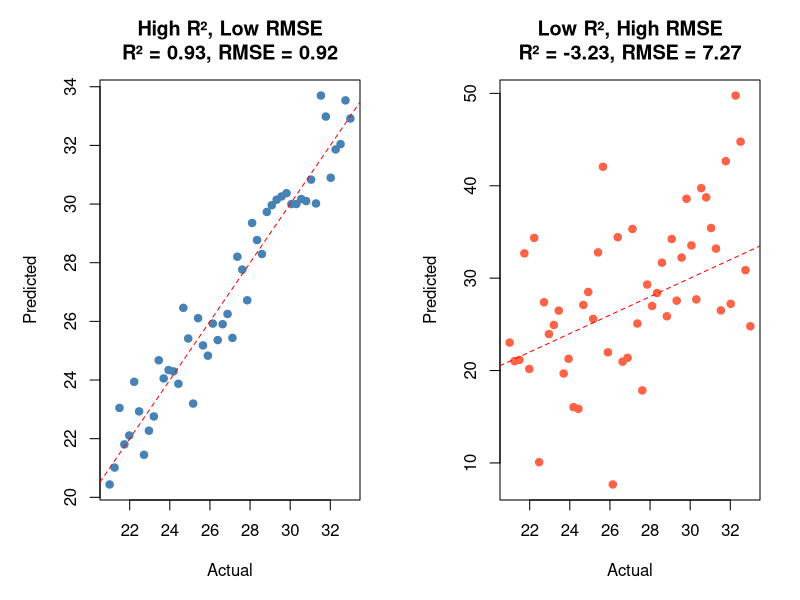
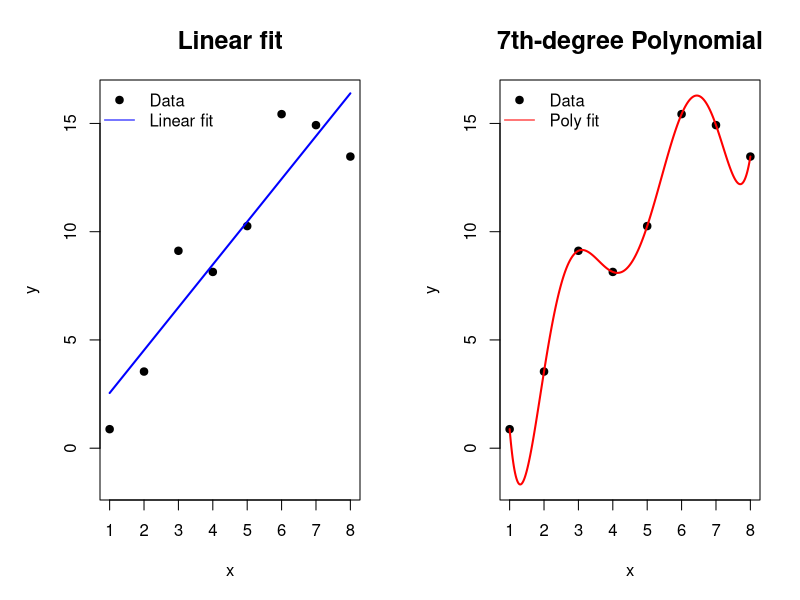
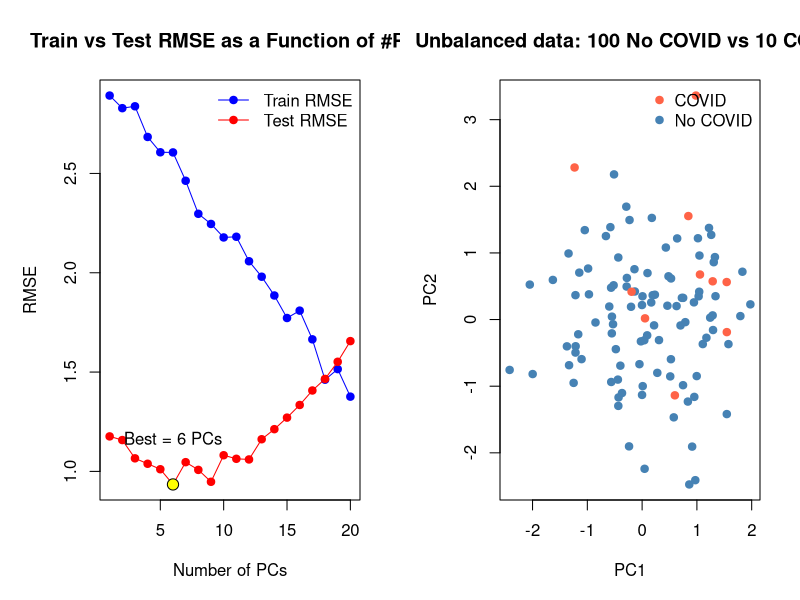

Source code (R) for these figures, in order:
## ---- chunk 1
set.seed(123)

# --- Synthetic data for illustration ---
n <- 50
x <- seq(20, 35, length.out = n)

# High R² / Low RMSE
y_true1 <- 0.8 * x + 5
y_pred1 <- y_true1 + rnorm(n, sd = 1)  # small noise

# Low R² / High RMSE
y_true2 <- 0.8 * x + 5
y_pred2 <- y_true2 + rnorm(n, sd = 8)  # large noise

# Function to compute R² and RMSE
metrics <- function(y, yhat) {
  r2 <- 1 - sum((y - yhat)^2) / sum((y - mean(y))^2)
  rmse <- sqrt(mean((y - yhat)^2))
  list(R2 = r2, RMSE = rmse)
}

m1 <- metrics(y_true1, y_pred1)
m2 <- metrics(y_true2, y_pred2)

# --- Plot side-by-side ---
par(mfrow = c(1,2), mar = c(5,5,4,2))


# Good fit
plot(y_true1, y_pred1, pch = 19, col = "steelblue",
     xlab = "Actual", ylab = "Predicted",
     main = sprintf("High R², Low RMSE\nR² = %.2f, RMSE = %.2f", m1$R2, m1$RMSE))
abline(0,1,lty=2,col="red")

# Poor fit
plot(y_true2, y_pred2, pch = 19, col = "tomato",
     xlab = "Actual", ylab = "Predicted",
     main = sprintf("Low R², High RMSE\nR² = %.2f, RMSE = %.2f", m2$R2, m2$RMSE))
abline(0,1,lty=2,col="red")
#png("my_plot.png", width = 800, height = 600, units = "px")
## ---- chunk 2

set.seed(123)

# --- Simulate 8 points with positive correlation ---
x <- 1:8
y <- 2*x + rnorm(8, sd = 2)   # line with some noise

# --- Linear model (sensible) ---
fit_lin <- lm(y ~ x)

# --- 7th-degree polynomial (dangerous overfit with 8 points) ---
fit_poly <- lm(y ~ poly(x, 7, raw = TRUE))

# --- Predictions for smooth curve ---
xx <- seq(min(x), max(x), length.out = 400)
yy_lin  <- predict(fit_lin,  newdata = data.frame(x = xx))
yy_poly <- predict(fit_poly, newdata = data.frame(x = xx))

# --- Wider plot: adjust device size ---
# In RMarkdown/knitr you can set fig.width = 12, fig.height = 5
# Or just use quartz(width=12,height=5) / windows() / x11() in base R
par(mfrow = c(1,2), mar = c(5,5,4,2))

# Linear fit
plot(x, y, pch = 19, col = "black", main = "Linear fit",
     xlab = "x", ylab = "y", cex.main=1.5, ylim = range(c(y, yy_poly)))
lines(xx, yy_lin, col = "blue", lwd = 2)
legend("topleft", legend = c("Data", "Linear fit"),
       pch = c(19, NA), lty = c(NA,1),
       col = c("black", "blue"), bty = "n")

# Polynomial fit
plot(x, y, pch = 19, col = "black", main = "7th-degree Polynomial",
     xlab = "x", ylab = "y", cex.main=1.5, ylim = range(c(y, yy_poly)))
lines(xx, yy_poly, col = "red", lwd = 2)
legend("topleft", legend = c("Data", "Poly fit"),
       pch = c(19, NA), lty = c(NA,1),
       col = c("black", "red"), bty = "n")

## ---- chunk 3
set.seed(123)

# Simulate "idealized" RMSE curves for training and test
pcs <- 1:20

# Training RMSE: always decreases with more PCs
train_rmse <- 3 - 0.08*pcs + rnorm(length(pcs), sd = 0.05)
train_rmse[train_rmse < 0.5] <- 0.5  # floor

# Test RMSE: U-shaped (bias high with few PCs, variance high with too many)
test_rmse <- 1 + 0.3*(pcs-8)^2/64 + rnorm(length(pcs), sd = 0.05)

# --- Plot ---
plot(pcs, train_rmse, type = "o", pch = 19, col = "blue",
     ylim = range(c(train_rmse, test_rmse)),
     xlab = "Number of PCs", ylab = "RMSE",
     main = "Train vs Test RMSE as a Function of #PCs")
lines(pcs, test_rmse, type = "o", pch = 19, col = "red")
legend("topright", legend = c("Train RMSE", "Test RMSE"),
       col = c("blue", "red"), pch = 19, lty = 1, bty = "n")

# Highlight the 'sweet spot' (minimum test RMSE)
best_k <- pcs[which.min(test_rmse)]
points(best_k, min(test_rmse), pch = 21, bg = "yellow", cex = 1.5)
text(best_k, min(test_rmse)+0.15, labels = paste("Best =", best_k, "PCs"), pos = 3)

## ---- chunk 4
set.seed(23)

# Simulate 100 "No COVID" points, 10 "COVID" points, not perfectly separable
n_no <- 100
n_yes <- 10

# Fake features: 2D Gaussian blobs with overlap
x_no <- cbind(rnorm(n_no, mean = 0), rnorm(n_no, mean = 0))
x_yes <- cbind(rnorm(n_yes, mean = 1), rnorm(n_yes, mean = 1))

# Combine
X <- rbind(x_no, x_yes)
y <- factor(c(rep("No COVID", n_no), rep("COVID", n_yes)))

# Plot
cols <- c("COVID" = "tomato", "No COVID" = "steelblue")
plot(X, col = cols[as.character(y)], pch = 19,
     xlab = "PC1", ylab = "PC2",
     main = "Unbalanced data: 100 No COVID vs 10 COVID")
legend("topright", legend = levels(y), col = cols, pch = 19, bty = "n")

# Add a "trivial classifier" line (everything predicted as No COVID)
abline(v = 3, lty = 2, col = "darkgray")  # arbitrary line, never classifies as COVID
